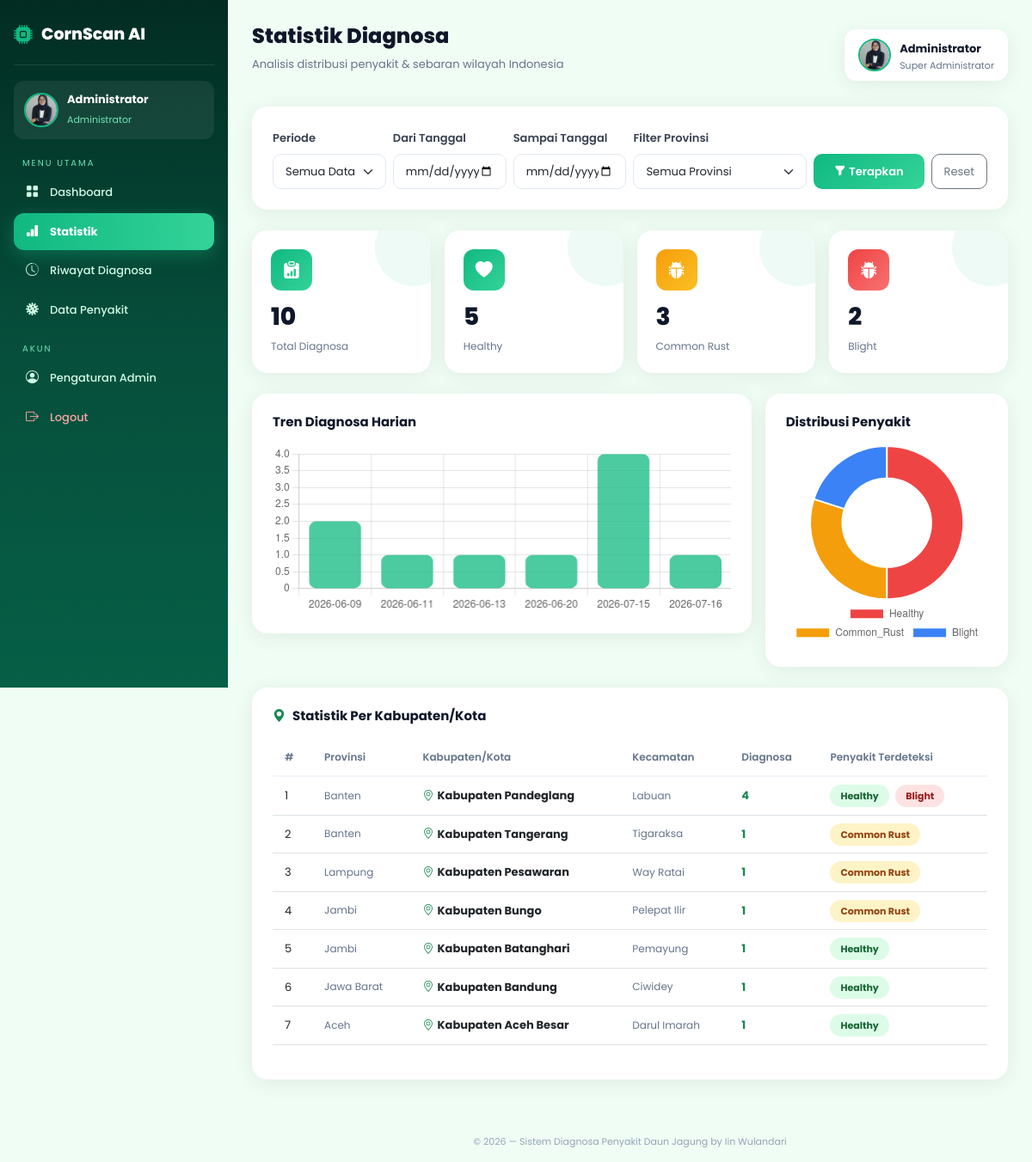
/admin/statistik (signed in), run on the app's committed database.
### tables this page shows
CREATE TABLE admin (
        id          INTEGER PRIMARY KEY AUTOINCREMENT,
        nama        TEXT,
        username    TEXT UNIQUE,
        password    TEXT,
        foto_profil TEXT DEFAULT ""
    );

CREATE TABLE history (
        id              INTEGER PRIMARY KEY AUTOINCREMENT,
        nama_file       TEXT,
        hasil_prediksi  TEXT,
        akurasi         REAL,
        tanggal         TEXT,
        waktu           TEXT,
        hari            TEXT,
        provinsi        TEXT DEFAULT "",
        kabupaten_kota  TEXT DEFAULT "",
        kecamatan       TEXT DEFAULT ""
    );

### app.py (the view)
@app.route('/admin/statistik')
def admin_statistik():
    if not admin_ok(): return redirect('/login')
    conn = get_db(); c = conn.cursor()
    fp     = request.args.get('filter', 'all')
    dari   = request.args.get('dari', '')
    sampai = request.args.get('sampai', '')
    prov_f = request.args.get('provinsi', '')
    conds  = []
    if   fp == '7hari':  conds.append("tanggal>=date('now','-6 days')")
    elif fp == '30hari': conds.append("tanggal>=date('now','-29 days')")
    elif fp == '6bulan': conds.append("tanggal>=date('now','-180 days')")
    elif fp == '1tahun': conds.append("tanggal>=date('now','-365 days')")
    if dari:   conds.append("tanggal>='%s'" % dari)
    if sampai: conds.append("tanggal<='%s'" % sampai)
    if prov_f: conds.append("provinsi='%s'" % prov_f)
    where = ("WHERE " + " AND ".join(conds)) if conds else ""
    wc2   = list(conds) + ["kabupaten_kota!=''"]
    ww    = "WHERE " + " AND ".join(wc2)
    c.execute("SELECT COUNT(*) FROM history %s" % where);          total = c.fetchone()[0]
    c.execute("""SELECT hasil_prediksi, COUNT(*) j FROM history %s
                 GROUP BY hasil_prediksi ORDER BY j DESC""" % where)
    distribusi = c.fetchall()
    c.execute("""SELECT provinsi, kabupaten_kota, kecamatan,
                        COUNT(*) j, GROUP_CONCAT(DISTINCT hasil_prediksi) penyakit
                 FROM history %s GROUP BY kabupaten_kota ORDER BY j DESC""" % ww)
    per_wilayah = c.fetchall()
    c.execute("""SELECT tanggal, COUNT(*) j FROM history %s
                 GROUP BY tanggal ORDER BY tanggal""" % where)
    trend    = c.fetchall()
    t_labels = [r['tanggal'] for r in trend]
    t_data   = [r['j']       for r in trend]
    dl = [r['hasil_prediksi'] for r in distribusi]
    dd = [r['j']              for r in distribusi]
    c.execute("SELECT DISTINCT provinsi FROM history WHERE provinsi!='' ORDER BY provinsi")
    prov_list = [r['provinsi'] for r in c.fetchall()]
    conn.close()
    return render_template('admin/statistik.html',
        total=total, distribusi=distribusi, per_wilayah=per_wilayah,
        t_labels=t_labels, t_data=t_data,
        distribusi_labels=dl, distribusi_data=dd,
        filter_period=fp, dari=dari, sampai=sampai,
        prov_f=prov_f, prov_list=prov_list,
        admin_nama=session.get('admin_nama', 'Admin'))

### app.py (called while the page is built)
def get_db():
    conn = sqlite3.connect('database/jagung.db')
    conn.row_factory = sqlite3.Row
    return conn

def admin_ok():
    return 'admin' in session

def get_admin_foto():
    if 'admin_id' not in session: return ''
    conn = get_db(); c = conn.cursor()
    c.execute("SELECT foto_profil FROM admin WHERE id=?", (session['admin_id'],))
    row = c.fetchone(); conn.close()
    return row['foto_profil'] if row and row['foto_profil'] else ''

### templates/admin/statistik.html (shortened to what this page needs)
{% extends "base_admin.html" %}
{% set page = 'statistik' %}
{% block content %}
<div class="topbar">
  <div><h1>Statistik Diagnosa</h1><p>Analisis distribusi penyakit & sebaran wilayah Indonesia</p></div>
  <div class="admin-badge">
    {% set foto = get_admin_foto() %}
    {% if foto %}<img src="{{ url_for('static', filename='img/profile/' + foto) }}" class="ab-avatar">
    {% else %}<div class="ab-default"><i class="bi bi-person-fill"></i></div>{% endif %}
    <div><strong>{{ admin_nama }}</strong><small>Super Administrator</small></div>
  </div>
</div>
<div class="card-box mb-4">
  <form method="GET" action="/admin/statistik" class="row g-2 align-items-end">
    <div class="col-md-2">
      <label class="form-label">Periode</label>
      <select name="filter" class="form-select">
        <option value="all"    {% if filter_period=='all'    %}selected{% endif %}>Semua Data</option>
      </select>
    </div>
    <div class="col-md-2">
      <label class="form-label">Dari Tanggal</label>
      <input type="date" name="dari" class="form-control" value="{{ dari }}">
    </div>
    <div class="col-md-2">
      <label class="form-label">Sampai Tanggal</label>
      <input type="date" name="sampai" class="form-control" value="{{ sampai }}">
    </div>
    <div class="col-md-3">
      <label class="form-label">Filter Provinsi</label>
      <select name="provinsi" class="form-select">
        <option value="">Semua Provinsi</option>
      </select>
    </div>
    <div class="col-md-3 d-flex gap-2">
      <button type="submit" class="btn-hijau flex-fill"><i class="bi bi-funnel-fill me-1"></i>Terapkan</button>
      <a href="/admin/statistik" class="btn btn-outline-secondary flex-fill" style="border-radius:10px;font-size:13px;padding:10px;">Reset</a>
    </div>
  </form>
</div>
<div class="row g-3 mb-4">
    <div class="col-md-3">
        <div class="stat-card">
            <div class="stat-icon" style="background: linear-gradient(135deg,#10b981,#34d399);">
                <i class="bi bi-clipboard-data-fill"></i>
            </div>
            <h2>{{ total }}</h2>
            <p>Total Diagnosa</p>
        </div>
    </div>
    {% for d in distribusi %}
    <div class="col-md-3">
        <div class="stat-card">
            {% if d.hasil_prediksi == 'Healthy' %}
            <div class="stat-icon" style="background: linear-gradient(135deg,#10b981,#34d399);">
                <i class="bi bi-heart-fill"></i>
            </div>
            {% elif d.hasil_prediksi == 'Blight' %}
            <div class="stat-icon" style="background: linear-gradient(135deg,#ef4444,#f87171);">
                <i class="bi bi-bug-fill"></i>
            </div>
            {% elif d.hasil_prediksi == 'Common_Rust' %}
            <div class="stat-icon" style="background: linear-gradient(135deg,#f59e0b,#fbbf24);">
                <i class="bi bi-bug-fill"></i>
            </div>
            {% else %}
            <div class="stat-icon" style="background: linear-gradient(135deg,#3b82f6,#60a5fa);">
                <i class="bi bi-bug-fill"></i>
            </div>
            {% endif %}
            <h2>{{ d.j }}</h2>
            <p>{{ d.hasil_prediksi|replace('_',' ') }}</p>
        </div>
    </div>
    {% endfor %}
</div>
<div class="row g-3 mb-4">
  <div class="col-lg-8">
    <div class="card-box"><h5>Tren Diagnosa Harian</h5><canvas id="trendChart" height="110"></canvas></div>
  </div>
  <div class="col-lg-4">
    <div class="card-box"><h5>Distribusi Penyakit</h5><canvas id="pieChart"></canvas></div>
  </div>
</div>
<div class="card-box">
  <h5><i class="bi bi-geo-alt-fill text-success me-2"></i>Statistik Per Kabupaten/Kota</h5>
  {% if per_wilayah %}
  <div class="table-responsive">
    <table class="table table-hover table-stack">
      <thead>
        <tr><th>#</th><th>Provinsi</th><th>Kabupaten/Kota</th><th>Kecamatan</th><th>Diagnosa</th><th>Penyakit Terdeteksi</th></tr>
      </thead>
      <tbody>
      {% for w in per_wilayah %}
      <tr>
        <td data-label="#">{{ loop.index }}</td>
        <td data-label="Provinsi" style="font-size:12px;color:#64748b;">{{ w.provinsi }}</td>
        <td data-label="Kabupaten/Kota"><i class="bi bi-geo-alt text-success me-1"></i><strong>{{ w.kabupaten_kota }}</strong></td>
        <td data-label="Kecamatan" style="font-size:12px;color:#64748b;">{{ w.kecamatan }}</td>
        <td data-label="Diagnosa"><span class="fw-bold text-success">{{ w.j }}</span></td>
        <td data-label="Penyakit Terdeteksi">
          {% if w.penyakit %}{% for p in w.penyakit.split(',') %}
          <span class="bdg {% if 'Blight' in p %}bdg-blight{% elif 'Rust' in p %}bdg-rust{% elif 'Gray' in p %}bdg-gray{% else %}bdg-healthy{% endif %} me-1">{{ p|replace('_',' ') }}</span>
          {% endfor %}{% endif %}
        </td>
      </tr>
      {% endfor %}
      </tbody>
    </table>
  </div>
  {% else %}
  <div class="text-center py-4 text-muted" style="font-size:13px">
    <i class="bi bi-geo-alt fs-1 d-block mb-2 text-secondary"></i>
    Belum ada data wilayah. Data muncul setelah user memilih lokasi saat diagnosa.
  </div>
  {% endif %}
</div>
{% endblock %}
{% block extra_js %}
<script>
(function(){
  var el = document.getElementById('chartPayload');
  if(!el){
      console.error('chartPayload tidak ditemukan');
      return;
  }
  let tL = [];
  let tD = [];
  let dL = [];
  let dD = [];
  try{
      tL = JSON.parse(el.dataset.tlabels || '[]');
      tD = JSON.parse(el.dataset.tdata || '[]');
      dL = JSON.parse(el.dataset.dlabels || '[]');
      dD = JSON.parse(el.dataset.ddata || '[]');
  }catch(err){
      console.error('Error parsing chart data:', err);
      console.log(el.dataset);
      return;
  }
  var C = ['#ef4444','#f59e0b','#3b82f6','#10b981'];
  if(!tL.length){
      tL = ['Belum Ada Data'];
      tD = [0];
  }
  if(!dL.length){
      dL = ['Belum Ada Data'];
      dD = [0];
  }
  new Chart(document.getElementById('trendChart'),{
      type:'bar',
      data:{
          labels:tL,
          datasets:[{
              label:'Jumlah',
              data:tD,
              backgroundColor:'rgba(16,185,129,.75)',
              borderRadius:8,
              borderSkipped:false
          }]
      },
      options:{
          responsive:true,
          plugins:{legend:{display:false}},
          scales:{
              y:{beginAtZero:true},
              x:{}
          }
      }
  });
  new Chart(document.getElementById('pieChart'),{
      type:'doughnut',
      data:{
          labels:dL,
          datasets:[{
              data:dD,
              backgroundColor:C,
              borderWidth:2,
              borderColor:'#fff'
          }]
      },
      options:{
          responsive:true,
          plugins:{
              legend:{
                  position:'bottom'
              }
          },
          cutout:'58%'
      }
  });
})();
</script>
{% endblock %}

### templates/base_admin.html (shortened to what this page needs)
<!DOCTYPE html>
<html lang="id">
<head>
  <link href="https://cdn.jsdelivr.net/npm/bootstrap@5.3.0/dist/css/bootstrap.min.css" rel="stylesheet">
  <link rel="stylesheet" href="https://cdn.jsdelivr.net/npm/bootstrap-icons@1.11.3/font/bootstrap-icons.min.css">
</head>
<body>
<div class="sidebar" id="sidebarMenu">
  <div class="sidebar-logo"><i class="bi bi-cpu-fill"></i> CornScan AI</div>
  <div class="sidebar-profile">
    {% set foto = get_admin_foto() %}
    {% if foto %}
    <img src="{{ url_for('static', filename='img/profile/' + foto) }}" class="sp-avatar" alt="Foto Profil">
    {% else %}
    <div class="sp-default"><i class="bi bi-person-fill"></i></div>
    {% endif %}
    <div class="sp-info">
      <strong>{{ admin_nama }}</strong>
      <small>Administrator</small>
    </div>
  </div>
  <div class="sidebar-sec">Menu Utama</div>
  <a href="/admin/dashboard" class="nav-link {% if page=='dashboard' %}active{% endif %}">
    <i class="bi bi-grid-fill"></i> Dashboard
  </a>
  <a href="/admin/statistik" class="nav-link {% if page=='statistik' %}active{% endif %}">
    <i class="bi bi-bar-chart-fill"></i> Statistik
  </a>
  <a href="/admin/riwayat" class="nav-link {% if page=='riwayat' %}active{% endif %}">
    <i class="bi bi-clock-history"></i> Riwayat Diagnosa
  </a>
  <a href="/admin/penyakit" class="nav-link {% if page=='penyakit' %}active{% endif %}">
    <i class="bi bi-virus"></i> Data Penyakit
  </a>
  <div class="sidebar-sec">Akun</div>
  <a href="/admin/profile" class="nav-link {% if page=='profile' %}active{% endif %}">
    <i class="bi bi-person-circle"></i> Pengaturan Admin
  </a>
  <a href="/logout" class="nav-link nav-danger">
    <i class="bi bi-box-arrow-right"></i> Logout
  </a>
</div>
<div class="main-content">{% block content %}{% endblock %}</div>
<div class="page-footer">&copy; 2026 &mdash; Sistem Diagnosa Penyakit Daun Jagung by Iin Wulandari</div>
{% block extra_js %}{% endblock %}
</body>
</html>

### templates/base_admin.html (style rules this page uses)
:root { --sw: 265px; --g1: #022c22; --g2: #064e3b; --g3: #10b981; --pale: #d1fae5; --bg: #f0fdf4; --shd: 0 4px 24px rgba(0,0,0,0.07); }
* { margin:0; padding:0; box-sizing:border-box; }
body { font-family:'Poppins',sans-serif; background:var(--bg); }
.sidebar { width:var(--sw); height:100vh; position:fixed; left:0; top:0; background:linear-gradient(180deg,var(--g1),var(--g2),#065f46); padding:24px 16px; z-index:1000; overflow-y:auto; }
.sidebar-logo { font-size:19px; font-weight:800; color:white; display:flex; align-items:center; gap:10px; padding-bottom:18px; margin-bottom:18px; border-bottom:1px solid rgba(255,255,255,0.1); }
.sidebar-logo i { color:var(--g3); font-size:22px; }
.sidebar-profile { display:flex; align-items:center; gap:10px; padding:12px; background:rgba(255,255,255,0.07); border-radius:12px; margin-bottom:20px; }
.sidebar-profile .sp-avatar { width:40px; height:40px; border-radius:50%; object-fit:cover; border:2px solid var(--g3); flex-shrink:0; }
.sidebar-profile .sp-info strong { font-size:13px; color:white; display:block; }
.sidebar-profile .sp-info small { font-size:11px; color:#6ee7b7; }
.sidebar-sec { font-size:10px; letter-spacing:2px; text-transform:uppercase; color:#6ee7b7; margin:16px 0 6px 10px; }
.nav-link { color:var(--pale) !important; padding:10px 14px; border-radius:12px; margin-bottom:3px; display:flex; align-items:center; gap:10px; font-size:13px; font-weight:500; transition:.25s; text-decoration:none; }
.nav-link.active { background:linear-gradient(90deg,var(--g3),#34d399); color:white !important; font-weight:700; box-shadow:0 6px 20px rgba(16,185,129,.35); }
.nav-link i { font-size:15px; width:18px; }
.nav-danger { color:#fca5a5 !important; }
.main-content { margin-left:var(--sw); padding:28px; min-height:100vh; }
.topbar { display:flex; justify-content:space-between; align-items:center; margin-bottom:24px; }
.topbar h1 { font-size:24px; font-weight:800; color:#0f172a; }
.topbar p { color:#64748b; font-size:13px; margin-top:3px; }
.admin-badge { background:white; padding:10px 16px; border-radius:14px; display:flex; align-items:center; gap:10px; box-shadow:var(--shd); }
.admin-badge .ab-avatar { width:38px; height:38px; border-radius:50%; object-fit:cover; border:2px solid var(--g3); }
.admin-badge strong { font-size:13px; color:#0f172a; }
.admin-badge small { color:#64748b; display:block; font-size:11px; }
.stat-card { background:white; border-radius:18px; padding:22px; box-shadow:var(--shd); height:100%; position:relative; overflow:hidden; transition:transform .3s; }
.stat-card::after { content:''; position:absolute; width:90px; height:90px; border-radius:50%; top:-25px; right:-25px; background:rgba(16,185,129,.07); }
.stat-icon { width:48px; height:48px; border-radius:12px; display:flex; align-items:center; justify-content:center; font-size:20px; color:white; margin-bottom:14px; }
.stat-card h2 { font-size:28px; font-weight:800; color:#0f172a; }
.stat-card p { color:#64748b; font-size:12px; margin:0; }
.card-box { background:white; border-radius:18px; padding:24px; box-shadow:var(--shd); }
.card-box h5 { font-weight:700; color:#0f172a; margin-bottom:18px; font-size:15px; }
.table thead th { color:#64748b; font-size:12px; font-weight:600; border-bottom:2px solid #f1f5f9; padding:12px 14px; white-space:nowrap; }
.table tbody td { padding:12px 14px; vertical-align:middle; border-top:1px solid #f8fafc; font-size:13px; }
.bdg { padding:5px 12px; border-radius:30px; font-size:11px; font-weight:700; }
.bdg-blight { background:#fee2e2; color:#991b1b; }
.bdg-rust { background:#fef3c7; color:#92400e; }
.bdg-healthy { background:#dcfce7; color:#166534; }
.form-label { font-size:13px; font-weight:600; color:#374151; }
.form-control, .form-select { border-radius:10px; border:1.5px solid #e2e8f0; font-size:13px; padding:10px 14px; font-family:'Poppins',sans-serif; }
.btn-hijau { background:linear-gradient(135deg,var(--g3),#34d399); color:white; border:none; border-radius:10px; padding:10px 20px; font-weight:600; font-size:13px; cursor:pointer; transition:.25s; font-family:'Poppins',sans-serif; }
.page-footer { text-align:center; color:#94a3b8; font-size:11px; margin-top:36px; padding-bottom:16px; margin-left:var(--sw); }

### data on the page
admin: foto_profil (picture), nama "Administrator"
history: j "5", hasil_prediksi "Healthy", provinsi "Banten", kabupaten_kota "Kabupaten Pandeglang", kecamatan "Labuan", j "4", p "Healthy" "Blight"
history: provinsi "Banten", kabupaten_kota "Kabupaten Tangerang", kecamatan "Tigaraksa", j "1", p "Common Rust"
history: provinsi "Lampung", kabupaten_kota "Kabupaten Pesawaran", kecamatan "Way Ratai", j "1", p "Common Rust"
history: provinsi "Jambi", kabupaten_kota "Kabupaten Bungo", kecamatan "Pelepat Ilir", j "1", p "Common Rust"
history: provinsi "Jambi", kabupaten_kota "Kabupaten Batanghari", kecamatan "Pemayung", j "1", p "Healthy"
history: provinsi "Jawa Barat", kabupaten_kota "Kabupaten Bandung", kecamatan "Ciwidey", j "1", p "Healthy"
history: provinsi "Aceh", kabupaten_kota "Kabupaten Aceh Besar", kecamatan "Darul Imarah", j "1", p "Healthy"

### other printed values
{{ total }} "10"
{{ d.j }} "3" "2"
{{ d.hasil_prediksi|replace('_',' ') }} "Common Rust" "Blight"
